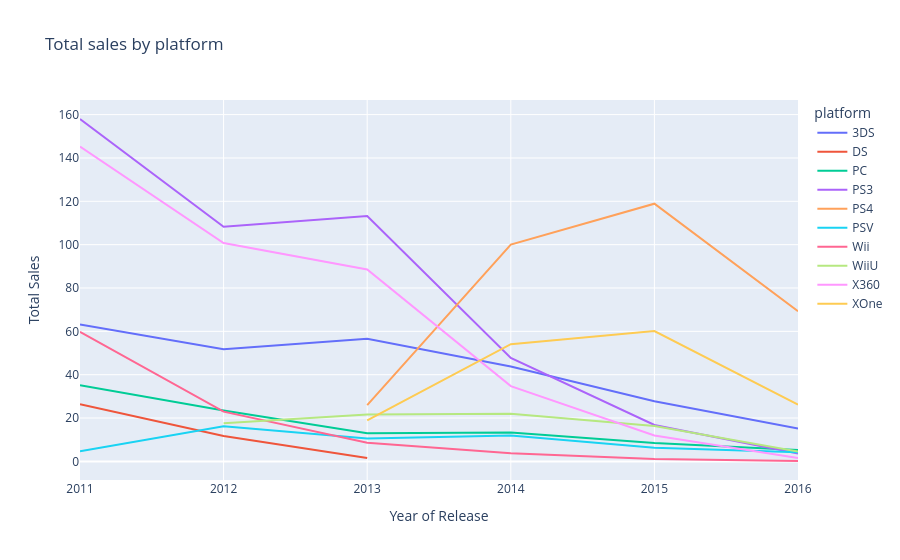

The notebook cell saved with this chart:
### Markdown cell above
### This graph is showing all platforms are actively decreasing total volume of games created except PS4 and Xone are growing and PC is stayying roughly the same

### Code cell
total_sales_platform = df.groupby('platform')['total_sales'].sum().reset_index()

top_ten_platforms = total_sales_platform.nlargest(10, 'total_sales')['platform'].tolist()
# filter the dataframe to include only the top 10 platforms
df_top_ten = df[df['platform'].isin(top_ten_platforms)]

total_sales_platform = df_top_ten.groupby(['platform', 'year_of_release'])['total_sales'].sum().reset_index()
#simple line plot using plotly express
fig = px.line(total_sales_platform, x='year_of_release', y='total_sales', color='platform', title='Total sales by platform')
fig.update_layout(xaxis_title='Year of Release', yaxis_title='Total Sales')
fig.show()

### Figure 1 — Plotly figure (JSON) as saved in the notebook; plotly's stock layout.template omitted (floating-point values rounded to 4 significant figures)
{"data": [{"hovertemplate": "platform=3DS<br>year_of_release=%{x}<br>total_sales=%{y}<extra></extra>", "legendgroup": "3DS", "line": {"color": "#636efa", "dash": "solid"}, "marker": {"symbol": "circle"}, "mode": "lines", "name": "3DS", "orientation": "v", "showlegend": true, "type": "scatter", "x": [2011, 2012, 2013, 2014, 2015, 2016], "xaxis": "x", "y": [63.2, 51.76, 56.57, 43.76, 27.78, 15.14], "yaxis": "y"}, {"hovertemplate": "platform=DS<br>year_of_release=%{x}<br>total_sales=%{y}<extra></extra>", "legendgroup": "DS", "line": {"color": "#EF553B", "dash": "solid"}, "marker": {"symbol": "circle"}, "mode": "lines", "name": "DS", "orientation": "v", "showlegend": true, "type": "scatter", "x": [2011, 2012, 2013], "xaxis": "x", "y": [26.33, 11.67, 1.54], "yaxis": "y"}, {"hovertemplate": "platform=PC<br>year_of_release=%{x}<br>total_sales=%{y}<extra></extra>", "legendgroup": "PC", "line": {"color": "#00cc96", "dash": "solid"}, "marker": {"symbol": "circle"}, "mode": "lines", "name": "PC", "orientation": "v", "showlegend": true, "type": "scatter", "x": [2011, 2012, 2013, 2014, 2015, 2016], "xaxis": "x", "y": [35.16, 23.45, 13.01, 13.28, 8.52, 5.25], "yaxis": "y"}, {"hovertemplate": "platform=PS3<br>year_of_release=%{x}<br>total_sales=%{y}<extra></extra>", "legendgroup": "PS3", "line": {"color": "#ab63fa", "dash": "solid"}, "marker": {"symbol": "circle"}, "mode": "lines", "name": "PS3", "orientation": "v", "showlegend": true, "type": "scatter", "x": [2011, 2012, 2013, 2014, 2015, 2016], "xaxis": "x", "y": [158.0, 108.3, 113.2, 47.76, 16.82, 3.6], "yaxis": "y"}, {"hovertemplate": "platform=PS4<br>year_of_release=%{x}<br>total_sales=%{y}<extra></extra>", "legendgroup": "PS4", "line": {"color": "#FFA15A", "dash": "solid"}, "marker": {"symbol": "circle"}, "mode": "lines", "name": "PS4", "orientation": "v", "showlegend": true, "type": "scatter", "x": [2013, 2014, 2015, 2016], "xaxis": "x", "y": [25.99, 100, 118.9, 69.25], "yaxis": "y"}, {"hovertemplate": "platform=PSV<br>year_of_release=%{x}<br>total_sales=%{y}<extra></extra>", "legendgroup": "PSV", "line": {"color": "#19d3f3", "dash": "solid"}, "marker": {"symbol": "circle"}, "mode": "lines", "name": "PSV", "orientation": "v", "showlegend": true, "type": "scatter", "x": [2011, 2012, 2013, 2014, 2015, 2016], "xaxis": "x", "y": [4.63, 16.19, 10.59, 11.9, 6.25, 4.25], "yaxis": "y"}, {"hovertemplate": "platform=Wii<br>year_of_release=%{x}<br>total_sales=%{y}<extra></extra>", "legendgroup": "Wii", "line": {"color": "#FF6692", "dash": "solid"}, "marker": {"symbol": "circle"}, "mode": "lines", "name": "Wii", "orientation": "v", "showlegend": true, "type": "scatter", "x": [2011, 2012, 2013, 2014, 2015, 2016], "xaxis": "x", "y": [59.79, 22.94, 8.59, 3.75, 1.14, 0.18], "yaxis": "y"}, {"hovertemplate": "platform=WiiU<br>year_of_release=%{x}<br>total_sales=%{y}<extra></extra>", "legendgroup": "WiiU", "line": {"color": "#B6E880", "dash": "solid"}, "marker": {"symbol": "circle"}, "mode": "lines", "name": "WiiU", "orientation": "v", "showlegend": true, "type": "scatter", "x": [2012, 2013, 2014, 2015, 2016], "xaxis": "x", "y": [17.56, 21.65, 22.03, 16.35, 4.6], "yaxis": "y"}, {"hovertemplate": "platform=X360<br>year_of_release=%{x}<br>total_sales=%{y}<extra></extra>", "legendgroup": "X360", "line": {"color": "#FF97FF", "dash": "solid"}, "marker": {"symbol": "circle"}, "mode": "lines", "name": "X360", "orientation": "v", "showlegend": true, "type": "scatter", "x": [2011, 2012, 2013, 2014, 2015, 2016], "xaxis": "x", "y": [145.2, 100.7, 88.58, 34.74, 11.96, 1.52], "yaxis": "y"}, {"hovertemplate": "platform=XOne<br>year_of_release=%{x}<br>total_sales=%{y}<extra></extra>", "legendgroup": "XOne", "line": {"color": "#FECB52", "dash": "solid"}, "marker": {"symbol": "circle"}, "mode": "lines", "name": "XOne", "orientation": "v", "showlegend": true, "type": "scatter", "x": [2013, 2014, 2015, 2016], "xaxis": "x", "y": [18.96, 54.07, 60.14, 26.15], "yaxis": "y"}], "layout": {"legend": {"title": {"text": "platform"}, "tracegroupgap": 0}, "title": {"text": "Total sales by platform"}, "xaxis": {"anchor": "y", "domain": [0, 1], "title": {"text": "Year of Release"}}, "yaxis": {"anchor": "x", "domain": [0, 1], "title": {"text": "Total Sales"}}}}
